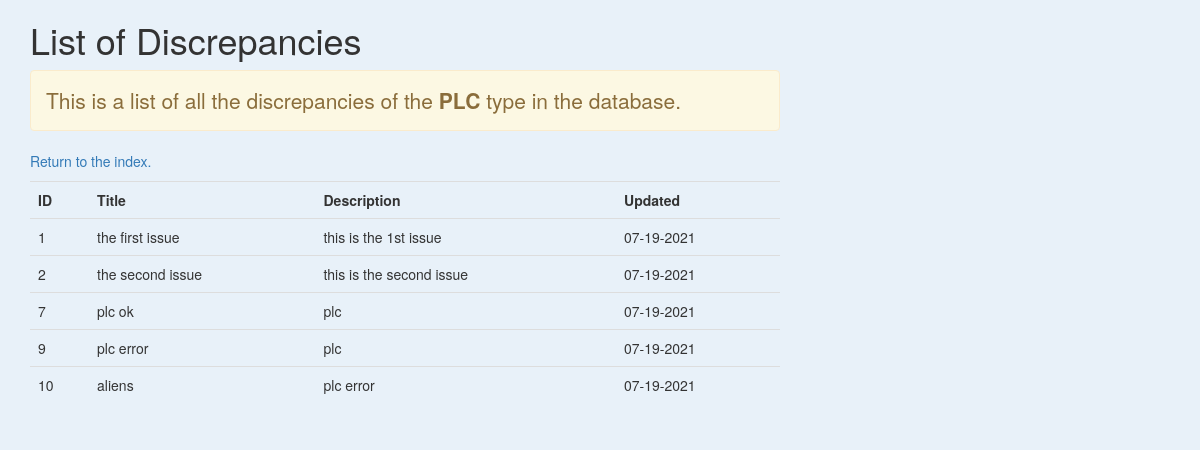
The app's page /inventory/PLC with its own data.
### write_db.py (models this page shows, shortened)
class Issue(db.Model):
    __tablename__ = 'TABLE1'
    ID = db.Column(db.Integer, primary_key=True)
    Title = db.Column(db.String)
    style = db.Column(db.String)
    Desc = db.Column(db.String)
    updated = db.Column(db.String)

### write_db.py (the view)
@app.route('/inventory/<style>')
def inventory(style):
    errs = Issue.query.filter_by(style=style).order_by(Issue.ID).all()
    return render_template('list.html', socks=errs, style=style)

### templates/list.html (shortened to what this page needs)
{% extends 'bootstrap/base.html' %}
{% block styles %}
{{ super() }}
{% endblock %}
{% block content %}
<div class="container">
  <div class="row pb-5">
    <div class="col-md-10 col-lg-8 mx-lg-auto mx-md-auto">
      <h1 class="pt-5 pb-2">List of Discrepancies</h1>
      <p class="lead alert alert-warning">This is a list of all the discrepancies of the
			<strong>{{ style }}</strong> type in the database.</p>
	  <p class="ml-4"><a href="{{ url_for('index') }}">Return to the index.</a></p>
		<table class="table">
			<tr>
				<th>ID</th>
				<th>Title</th>
				<th>Description</th>
				<th>Updated</th>
			</tr>
			{% for sock in socks %}
			<tr>
				<td>{{ sock.ID}}</td>
				<td>{{ sock.Title}}</td>
				<td>{{ sock.Desc }}</td>
				<td>{{ sock.updated }}</td>
			</tr>
			{% endfor %}
		</table>
		</div>
	</div>
</div>
{% endblock %}

### templates/list.html (style rules this page uses)
body { background: #e8f1f9; }

### records on screen
Issue: ID "1", Title "the first issue", Desc "this is the 1st issue", updated "07-19-2021"
Issue: ID "2", Title "the second issue", Desc "this is the second issue", updated "07-19-2021"
Issue: ID "7", Title "plc ok", Desc "plc", updated "07-19-2021"
Issue: ID "9", Title "plc error", Desc "plc", updated "07-19-2021"
Issue: ID "10", Title "aliens", Desc "plc error", updated "07-19-2021"

### other values on screen
{{ style }} "PLC"
